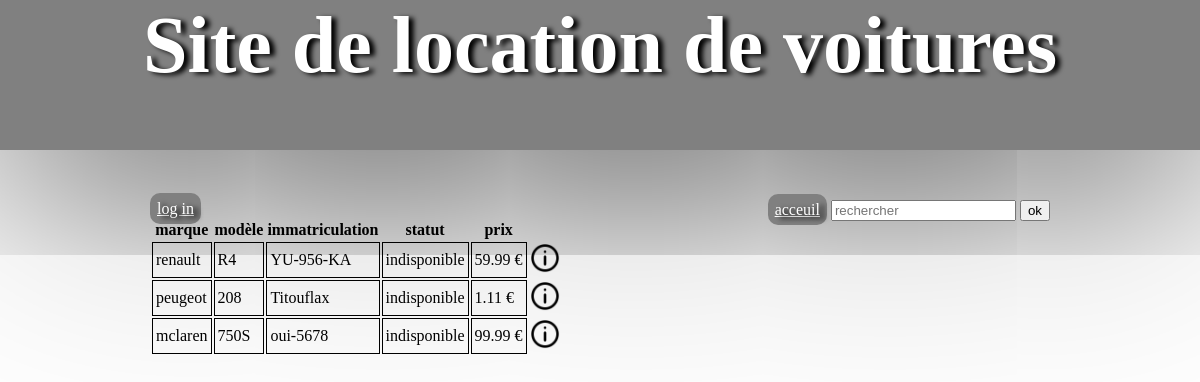
The page / on the database its author committed.
### tables this page shows
CREATE TABLE IF NOT EXISTS `voiture` (
  `id` int NOT NULL AUTO_INCREMENT,
  `marque` varchar(20) NOT NULL,
  `modele` varchar(20) NOT NULL,
  `immatriculation` varchar(20) NOT NULL,
  `statut` tinyint(1) NOT NULL,
  `prix` decimal(50,2) NOT NULL,
  `reservation` varchar(10) DEFAULT NULL,
  UNIQUE KEY `id` (`id`)
);

### objet/vehicule.php (called while the page is built, shortened)
<?php
class Vehicule extends Bdd{
    public function __construct(array $row = [])
    {
        $this->marque = $row["marque"] ?? null;
        $this->modele = $row["modele"] ?? null;
        $this->immatriculation = $row["immatriculation"] ?? null;
        $this->statut = $row["statut"] ?? null;
        $this->prix = $row["prix"] ?? null;
    }
public static function all()
{
    $pdo = Bdd::PDO();
    $sql = 'SELECT * FROM voiture';
    $temp = $pdo->query($sql);
    $resultats=$temp->fetchALL();
    $vehicules=[];
    foreach($resultats as $row){
        $vehicules[]= new Vehicule($row);
    }
    return $vehicules;
}
}
?>

### index.php (the view, shortened to what this page needs)
<?php
include("image_et_style/header.php");
require("objet/vehicule.php");
$vehicules = Vehicule::all();
?>
<body>
<div class="contner acceuil">
    <?php
        if(isset($_SESSION["co"])){
        if($_SESSION["co"]==0){
            echo'<a href="form/formulaireConnection.php" class="bouton">log in</a>';
        }else{
            echo '<h1> bonjours '.$_SESSION["connection"].' ! </h1>
            <a href="index.php?deconnection="" class="bouton">log out</a>';
        }
        if($_SESSION["admin"]==1){
            echo '<a href="profil.php" class="bouton">toute les reservation</a>';
            echo '<a href="form/gestionAdmin.php?type=ajouter" class="bouton">ajouter</a>';
        }elseif($_SESSION["co"]==1){
            echo '<a href="profil.php" class="bouton">mes location</a>';
        }
        }else{
            echo'<a href="form/formulaireConnection.php" class="bouton">log in</a>';
        }
    ?>
<form action="" method="POST">
        <a href="index.php" class="bouton">acceuil</a>
        <input type="text" name="recherche" placeholder="rechercher">
        <input type="submit" value="ok">
    </form>
    <table>
        <tr>
            <th>marque</th>
            <th>modèle</th>
            <th>immatriculation</th>
            <th>statut</th>
            <th>prix</th>
        </tr>
    <?php
            foreach($vehicules as $vehicule){
                if($_SESSION["recherche"]==1){
                    echo "<tr><td class='table' >" . $vehicule->marque . "</td>";
                    echo "<td class='table'>" . $vehicule->modele . "</td>";
                    echo "<td class='table'>" . $vehicule->immatriculation . "</td>";
                    if ($vehicule->statut==0){
                        echo "<td class='table'>indisponible</td>";
                    }elseif ($vehicule->statut==1){
                        echo "<td class='table'>disponible</td>";
                    }
                    echo "<td class='table'>" . $vehicule->prix . " €</td>";
                    echo '<td><a href="info.php"><img src="image_et_style/info.png" alt="details" title="detail" class="details"></a></td>';
                }
            }
    ?>
    </table>
        </div>
</body>
</html>

### image_et_style/header.php (shortened to what this page needs)
<!DOCTYPE html>
<html>
<head>
    <link rel="stylesheet" href="image_et_style/style.css">
    <div class="header">
        <h1>Site de location de voitures</h1>
    </div>
</head>

### image_et_style/style.css (style rules this page uses)
.table { padding: 3px; border: 1px solid black; }
body { margin: 0; }
.contner { padding-top: 50px; width: 900px; margin: 0 auto; }
.details { width: 30px; }
.header { background-color: grey; height: 150px; box-shadow: 0px 10px 500px black; }
.header h1 { font-size: 80px; margin: 0; text-align: center; color: white; text-shadow: 5px 2px 5px black; }
.bouton { background-color: grey; color: white; text-shadow: 5px 2px 5px black; padding: 7px; border-radius: 10px; }
.acceuil form { float: right; }

### rows shown on the page
voiture: marque "renault", modele "R4", immatriculation "YU-956-KA", statut "indisponible", prix "59.99"
voiture: marque "peugeot", modele "208", immatriculation "Titouflax", statut "indisponible", prix "1.11"
voiture: marque "mclaren", modele "750S", immatriculation "oui-5678", statut "indisponible", prix "99.99"
